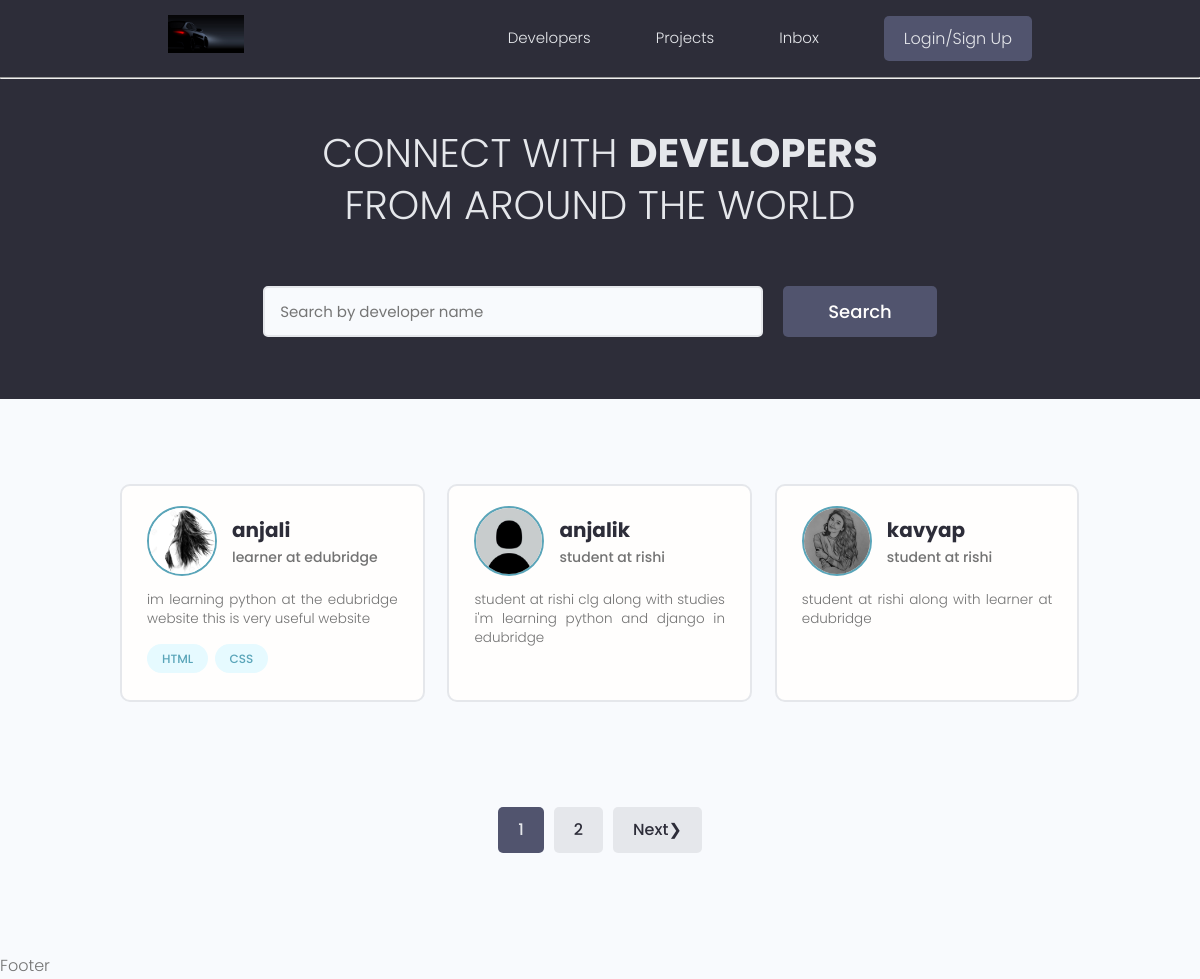
The page / on the database its author committed.
### users/models.py (models this page shows, shortened)
class Profile(models.Model):
    user = models.OneToOneField(User,on_delete=models.CASCADE,null=True,blank=True)
    name= models.CharField(max_length=200,null=True,blank=True)
    username = models.CharField(max_length=200,null=True,blank=True)
    location = models.CharField(max_length=200,null=True,blank=True)
    email = models.EmailField(blank=True,null=True)
    short_intro = models.CharField(max_length=200,null=True,blank=True)
    bio = models.TextField(null=True,blank=True)
    profile_image = models.ImageField(upload_to = 'profiles/',default='profiles/user-default.png' )
    social_github = models.CharField(max_length=200,null=True,blank=True)
    social_twitter = models.CharField(max_length=200,null=True,blank=True)
    social_youtube = models.CharField(max_length=200,null=True,blank=True)
    social_linkedin = models.CharField(max_length=200,null=True,blank=True)
    social_website = models.CharField(max_length=200,null=True,blank=True)

class Skill(models.Model):
    owner = models.ForeignKey(Profile,on_delete=models.CASCADE,null=True,blank=True)
    name = models.CharField(max_length=200,null=True,blank=True)
    description  = models.TextField(null=True,blank=True)
    created = models.DateTimeField(auto_now_add=True)
    def __str__(self):
        return self.name

### users/views.py (the view)
# urls.py: path('',views.profiles,name='profile-all'),
def profiles(request):
    profiles, search_query = searchProfiles(request)
    profiles,custom_range =paginateProfiles(request,profiles,3)
    context = {
        'profiles':profiles,
        'search_query':search_query,
        'custom_range':custom_range,
        }
    return render(request,'users/profile-all.html',context)

### users/utils.py (called while the page is built)
def searchProfiles(request):
    search_query = ''
    if request.GET.get('search_query'):
        search_query = request.GET.get('search_query')
    skill_list = Skill.objects.filter(name__icontains=search_query)
    profiles = Profile.objects.distinct().filter(
            Q(name__icontains=search_query) |
            Q(short_intro__icontains=search_query) |
            Q(skill__in=skill_list))
    return profiles, search_query

def paginateProfiles(request,profiles,profile_per_page):
    p = Paginator(profiles,profile_per_page)
    page = request.GET.get('page')
    try:
        profiles = p.page(page)
    except PageNotAnInteger:
        page =1
        profiles = p.page(page)
    except EmptyPage:
        page = p.num_pages
        profiles = p.page(page)
    leftIndex = int(page)-4
    if leftIndex<1:
        leftIndex=1
    rightIndex = int(page)+4
    if rightIndex >= p.num_pages:
        rightIndex = p.num_pages +1
    custom_range = range(leftIndex,rightIndex)
    print('page=',page)
    return profiles,custom_range

### users/templates/users/profile-all.html (shortened to what this page needs)
{% extends 'main.html' %}
{% block content %}
<main class="home">
    <section class="hero-section text-center">
        <div class="container container--narrow">
            <div class="hero-section__box">
                <h2>CONNECT WITH <span>DEVELOPERS</span></h2>
                <h2>FROM AROUND THE WORLD</h2>
            </div>
            <div class="hero-section__search">
                <form class="form" action="#" method="get">
                    <div class="form__field">
                        <input class="input input--text" id="formInput#search" type="text" name="search_query"
                            placeholder="Search by developer name" value="{{search_query}}" />
                    </div>
                    <input class="btn btn--sub btn--lg" type="submit" value="Search" />
                </form>
            </div>
        </div>
    </section>
    <section class="devlist">
        <div class="container">
            <div class="grid grid--three">
                {% for prof in profiles %}
                <div class="column card">
                    <div class="dev">
                        <a href="{% url 'users:single-profile' prof.id %}" class="card__body">
                            <div class="dev__profile">
                                <img class="avatar avatar--md" src="{{prof.profile_image.url}}"
                                    alt="image" />
                                <div class="dev__meta">
                                    <h3>{{prof.name}}</h3>
                                    <h5>{{prof.short_intro}}</h5>
                                </div>
                            </div>
                            <p class="dev__info">
                                {{prof.bio}}
                            </p>
                            <div class="dev__skills">
                                {% for skill in prof.skill_set.all %}
                                <span class="tag tag--pill tag--main">
                                    <small>{{skill}}</small>
                                </span>
                                {% endfor %}
                            </div>
                        </a>
                    </div>
                </div>
                {% endfor %}
            </div>
        </div>
    </section>
    {% include 'pagination.html' with queryset=profiles custom_range=custom_range %}
</main>
{% endblock %}

### templates/main.html (shortened to what this page needs)
{% load static %}
<!DOCTYPE html>
<html lang="en">
<head>
        <link rel="stylesheet" href="https://cdn.iconmonstr.com/1.3.0/css/iconmonstr-iconic-font.min.css" />
        <link rel="stylesheet" href="{% static 'uikit/styles/uikit.css' %}" />
        <link rel="stylesheet" href="{% static 'style/app.css' %}" />
</head>
<body>
    {% include 'nar-bar.html' %}
    <hr>
    {% block content %}
    {% endblock %}
    <p>
        Footer
    </p>
</body>
</html>

### templates/nar-bar.html (shortened to what this page needs)
{% load static %}
<header class="header">
    <div class="container container--narrow">
      <a href=" {% url 'projects:projects' %} " class="header__logo">
        <img src="{% static 'images/logo.jpg' %}" alt="DevSearch Logo" />
      </a>
      <nav class="header__nav">
        <ul class="header__menu">
          <li class="header__menuItem"><a href="{% url 'users:profile-all'  %}">Developers</a></li>
          <li class="header__menuItem"><a href=" {% url 'projects:projects'  %} ">Projects</a></li>
          <li class="header__menuItem"><a href="{% url 'users:inbox' %}">Inbox</a></li>
          {% if request.user.is_authenticated %}
          <li class="header__menuItem"><a href="{% url 'users:account' %} ">My Account</a></li>
          <li class="header__menuItem"><a href="{% url 'users:logout' %} " class="btn btn--sub">Logout</a></li>
          {% else %}
          <li class="header__menuItem"><a href="{% url 'users:login' %} " class="btn btn--sub">Login/Sign Up</a></li>
          {% endif %}
        </ul>
      </nav>
    </div>
  </header>

### templates/pagination.html (shortened to what this page needs)
{% if queryset.has_other_pages %}
<div class="pagination">
    <ul class="container">
    {% for page in custom_range %}
    {% if page == queryset.number %}
    <li><a href="?page={{page}}&search_query={{search_query}}" class="btn page-link btn--sub">{{page}}</a></li>
    {% else %}
    <li><a href="?page={{page}}&search_query={{search_query}}" class="btn page-link">{{page}}</a></li>
    {% endif %}
    {% endfor %}
    {% if queryset.has_next %}
    <li><a href="?page={{queryset.next_page_number}}&search_query={{search_query}}" class="btn page-link">Next&#10095</a></li>
    {% endif %}
    </ul>
</div>
{% endif %}

### static/style/app.css (style rules this page uses)
:root { --color-sub: #2d2d39; }
.btn--sub { background-color: var(--color-sub-light); }
.card { border: 2px solid var(--color-light); }
img { width: 100%; }
.header { position: sticky; z-index: 111; background-color: var(--color-sub); padding: 1.5rem 0; }
.header > .container { display: flex; justify-content: space-between; align-items: center; }
.header__logo > img { height: 3.8rem; }
.header__nav > ul { display: inline-flex; align-items: center; list-style: none; gap: 6.5rem; }
.header__menuItem > a { color: var(--color-light); font-weight: 300; }
.hero-section { height: 40vh; display: flex; align-items: center; background-color: var(--color-sub); }
.hero-section__box { margin-bottom: 4rem; }
.hero-section__box > h2, .hero-section__box > h2 > span { font-size: 4rem; color: var(--color-light); line-height: 1.3; text-transform: uppercase; }
.hero-section__box > h2 { font-weight: 300; }
.hero-section__box > h2 > span { font-weight: 700; }
.hero-section__search > .form { display: flex; align-items: center; justify-content: center; gap: 2rem; }
.hero-section__search > .form input.input--text { width: 50rem; }
.devlist { margin-top: 8rem; }
.devlist .grid { align-items: stretch; }
.devlist .dev .dev__profile { display: flex; align-items: center; gap: 1.5rem; }
.devlist .dev .dev__meta h3 { color: var(--color-sub); font-size: 2rem; font-weight: 700; }
.devlist .dev .dev__meta h5 { color: var(--color-text); font-size: 1.4rem; font-weight: 500; }
.devlist .dev .dev__info { margin: 1.5rem 0; font-size: 1.35rem; line-height: 1.4; text-align: justify; }
.pagination { margin-top: 8rem; margin-bottom: 10rem; }
.pagination > ul { flex-wrap: wrap; list-style: none; display: flex; align-items: center; justify-content: center; gap: 1rem; }
.pagination .btn { color: var(--color-sub); }
.pagination .btn.btn--sub { color: var(--color-light); }

### static/uikit/styles/modules/_variables.css (style rules this page uses)
:root { --color-main: #5aa5b9; --color-main-light: #e6faff; --color-sub: #3f4156; --color-sub-light: #51546e; --color-sub-lighter: #ededfd; --color-text: #737373; --color-gray: #8b8b8b; --color-light: #e5e7eb; --color-light-gray: #767676; --color-bg: #f8fafd; --color-white: #fffefd; --color-white-light: #f3f3f3; --color-success: #359e64; --color-success-bg: #def8e8; --color-error: #fc4b0b; --color-error-bg: #fff2ee; --font-base: 'Poppins', arial, helvetica, 'Segoe UI', roboto, ubuntu, sans-serif; --font-monospace: 'Fira Code', 'Courier New', courier, monospace; --font-regular: 300; --font-medium: 500; --font-bold: 700; --generic-shadow: 1px 1px 5px #00000010; --generic-transition: all 0.3s ease-in-out; }

### static/uikit/styles/modules/_base.css (style rules this page uses)
* { margin: 0; padding: 0; box-sizing: border-box; text-rendering: optimizeLegibility; color: inherit; font-size: inherit; }
html { font-size: 50%; }
@media only screen and (min-width: 480px) { html { font-size: 56.25%; } }
@media only screen and (min-width: 1200px) { html { font-size: 62.5%; } }
body { line-height: 1.6; font-weight: 400; font-size: 1.5rem; color: var(--color-text); background-color: var(--color-bg); min-height: 100vh; }

### static/uikit/styles/modules/_typography.css (style rules this page uses)
* { font-family: var(--font-base); }
h2 { font-size: 3.6rem; font-weight: var(--font-bold); }
h3 { font-size: 3.2rem; font-weight: var(--font-medium); }
h5 { font-size: 2.4rem; font-weight: var(--font-medium); }
h5, h6 { font-weight: var(--font-regular); }
p, span, strong { font-size: 1.6rem; color: var(--color-text); font-weight: var(--font-regular); }
a { padding-bottom: 2px; text-decoration: none; display: inline-block; color: var(--color-main); font-weight: var(--font-medium); }

### static/uikit/styles/modules/_utilities.css (style rules this page uses)
.container { width: 92%; max-width: 165rem; margin: 0 auto; box-sizing: border-box; }
.container--narrow { width: 92%; max-width: 120rem; }
@media screen and (min-width: 1000px) { .container { width: 90%; } }
@media screen and (min-width: 1000px) { .container--narrow { width: 85%; } }
@media screen and (min-width: 1200px) { .container { width: 80%; } }
@media screen and (min-width: 1200px) { .container--narrow { width: 72%; } }
.text-center { text-align: center; }

### static/uikit/styles/modules/_avatar.css (style rules this page uses)
.avatar { border-radius: 50%; border: 2px solid var(--color-main); object-fit: cover; }
.avatar--md { height: 7rem; width: 7rem; }

### static/uikit/styles/modules/_card.css (style rules this page uses)
.card { border-radius: 1rem; background-color: var(--color-white); border: 1.5px solid var(--color-light); width: auto; height: auto; margin-top: 0.5rem; margin-bottom: 0.5rem; overflow: hidden; }
.card__body, .card__header { padding: 2rem 2.5rem; }

### rows shown on the page
Profile: profile_image (picture), name "anjali", short_intro "learner at edubridge", bio "im learning python at the edubridge website this is very useful website"
Skill: name "HTML"
Skill: name "CSS"
Profile: profile_image (placeholder picture), name "anjalik", short_intro "student at rishi", bio "student at rishi clg along with studies i'm learning python and django in edubridge"
Profile: profile_image (picture), name "kavyap", short_intro "student at rishi", bio "student at rishi along with learner at edubridge"

### other values the page prints
{{ page }} "1"
{{ page }} "2"
